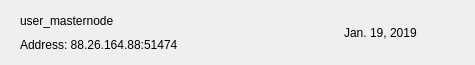
<?xml version="1.0" encoding="UTF-8"?>
<ui version="4.0">
 <class>MNRow</class>
 <widget class="QWidget" name="MNRow">
  <property name="geometry">
   <rect>
    <x>0</x>
    <y>0</y>
    <width>475</width>
    <height>65</height>
   </rect>
  </property>
  <property name="windowTitle">
   <string>Form</string>
  </property>
  <property name="styleSheet">
   <string notr="true"/>
  </property>
  <layout class="QVBoxLayout" name="verticalLayout_2">
   <property name="spacing">
    <number>0</number>
   </property>
   <property name="leftMargin">
    <number>20</number>
   </property>
   <property name="topMargin">
    <number>0</number>
   </property>
   <property name="rightMargin">
    <number>20</number>
   </property>
   <property name="bottomMargin">
    <number>0</number>
   </property>
   <item>
    <widget class="QFrame" name="frame_2">
     <property name="styleSheet">
      <string notr="true">border:none;</string>
     </property>
     <property name="frameShape">
      <enum>QFrame::StyledPanel</enum>
     </property>
     <property name="frameShadow">
      <enum>QFrame::Raised</enum>
     </property>
     <layout class="QHBoxLayout" name="horizontalLayout">
      <property name="leftMargin">
       <number>0</number>
      </property>
      <property name="rightMargin">
       <number>0</number>
      </property>
      <item>
       <widget class="QFrame" name="frame">
        <property name="styleSheet">
         <string notr="true">border:none;padding:0px;</string>
        </property>
        <property name="frameShape">
         <enum>QFrame::StyledPanel</enum>
        </property>
        <property name="frameShadow">
         <enum>QFrame::Raised</enum>
        </property>
        <layout class="QVBoxLayout" name="verticalLayout">
         <property name="spacing">
          <number>0</number>
         </property>
         <property name="leftMargin">
          <number>0</number>
         </property>
         <property name="topMargin">
          <number>0</number>
         </property>
         <property name="rightMargin">
          <number>0</number>
         </property>
         <property name="bottomMargin">
          <number>0</number>
         </property>
         <item>
          <widget class="QLabel" name="labelName">
           <property name="text">
            <string>user_masternode</string>
           </property>
          </widget>
         </item>
         <item>
          <widget class="QLabel" name="labelAddress">
           <property name="text">
            <string>Address: 88.26.164.88:51474</string>
           </property>
          </widget>
         </item>
        </layout>
       </widget>
      </item>
      <item>
       <spacer name="horizontalSpacer">
        <property name="orientation">
         <enum>Qt::Horizontal</enum>
        </property>
        <property name="sizeHint" stdset="0">
         <size>
          <width>40</width>
          <height>20</height>
         </size>
        </property>
       </spacer>
      </item>
      <item>
       <widget class="QLabel" name="labelDate">
        <property name="text">
         <string>Jan. 19, 2019</string>
        </property>
       </widget>
      </item>
      <item>
       <widget class="QPushButton" name="pushButtonMenu">
        <property name="styleSheet">
         <string notr="true">border:none; background-color:transparent; padding:0px;</string>
        </property>
        <property name="text">
         <string/>
        </property>
        <property name="icon">
         <iconset>
          <normaloff>:/ic-menu-hover</normaloff>:/ic-menu-hover</iconset>
        </property>
        <property name="iconSize">
         <size>
          <width>24</width>
          <height>24</height>
         </size>
        </property>
       </widget>
      </item>
     </layout>
    </widget>
   </item>
  </layout>
 </widget>
 <resources/>
 <connections/>
</ui>
